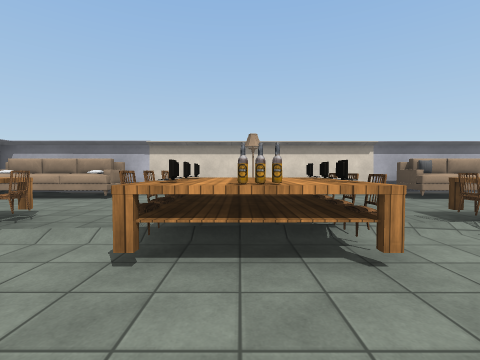
view 1 (above)

23 first-person views from a walk through a 3-D level made in the Unity game engine. The camera is 1.4 m above the floor, tilts 2° down and sees 85° across. Doors are open. The floor is counted in squares, 2 m on a side. Each view is taken from the middle of a square. On the plan, view 1 faces up. The plan holds only what a view shows up to about 9 squares ahead; the rest is blank. The place goes on beyond the plan. The player character is not drawn. Some surface patterns are stand-ins.

view 2
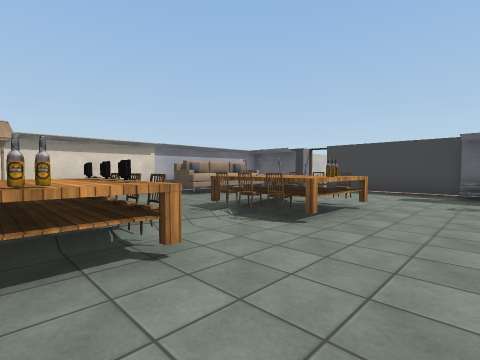

view 3
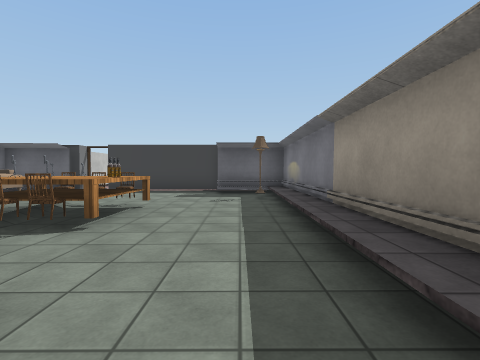

view 4
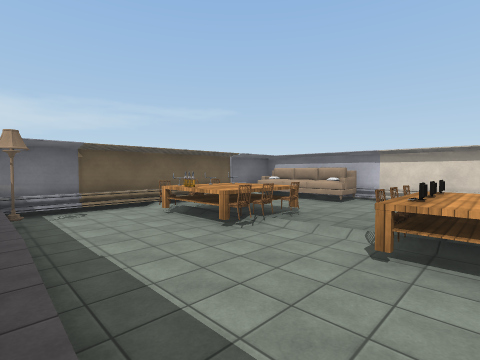

view 5
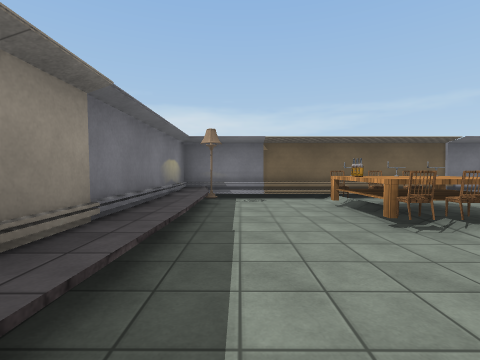

view 6
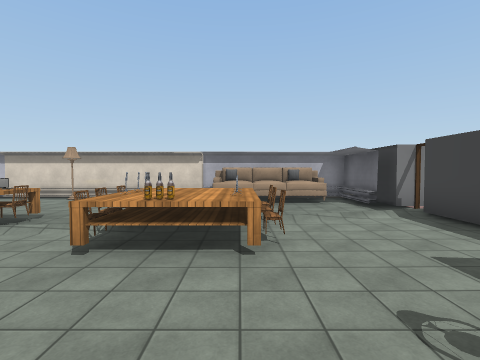

view 7
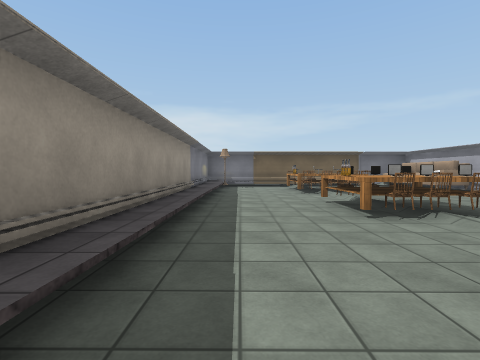

view 8
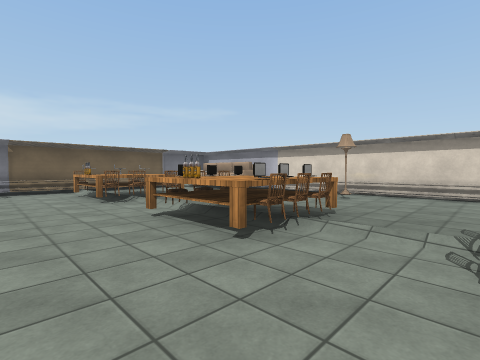

view 9
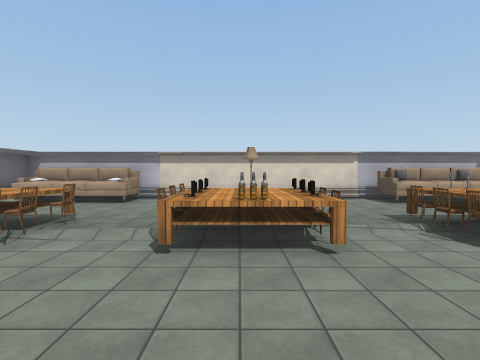

view 10
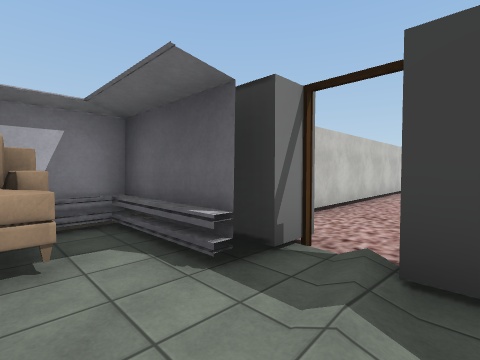

view 11
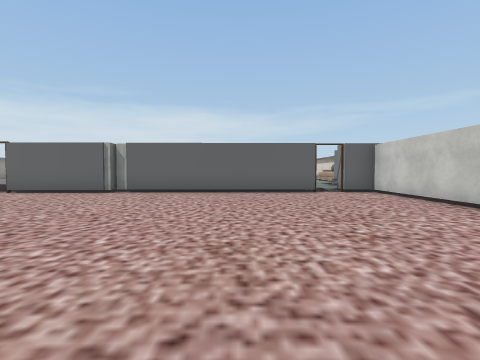

view 12
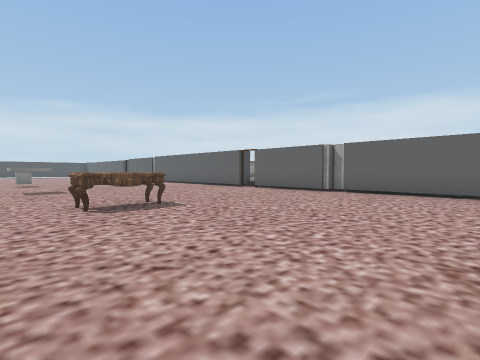

view 13
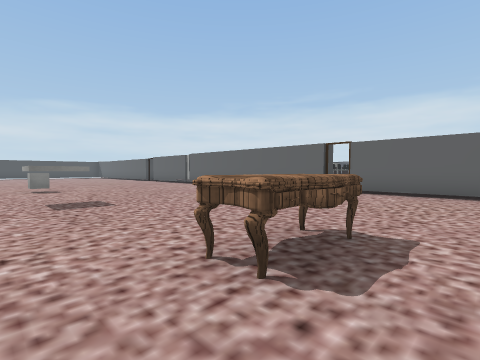

view 14
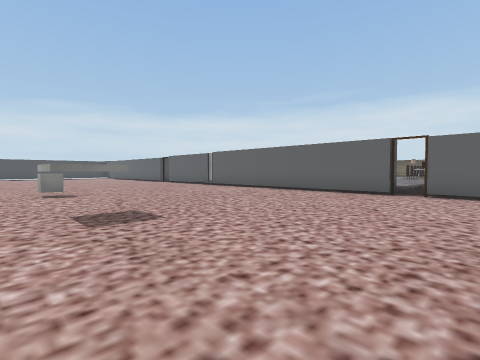

view 15
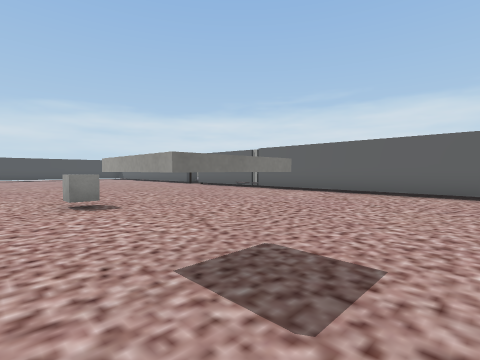

view 16
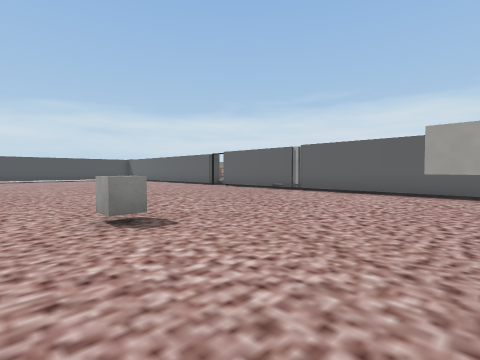

view 17
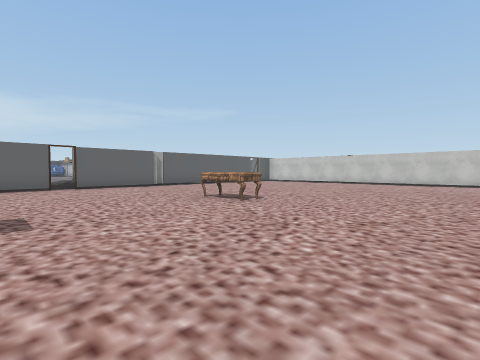

view 18
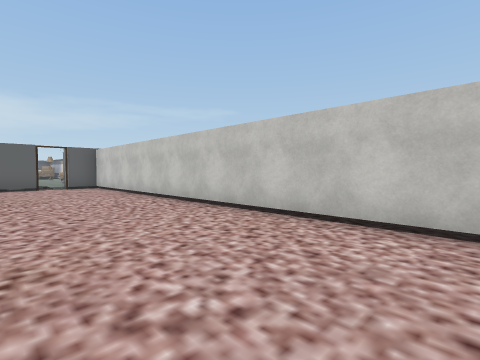

view 19
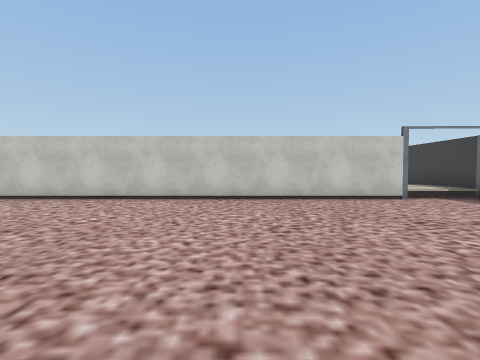

view 20
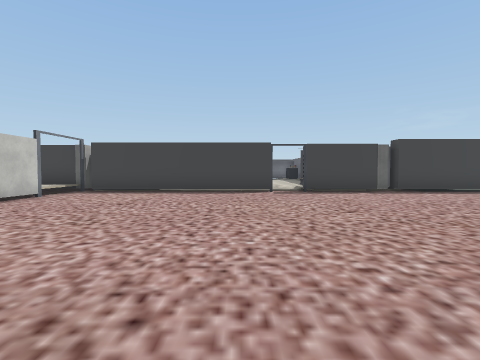

view 21
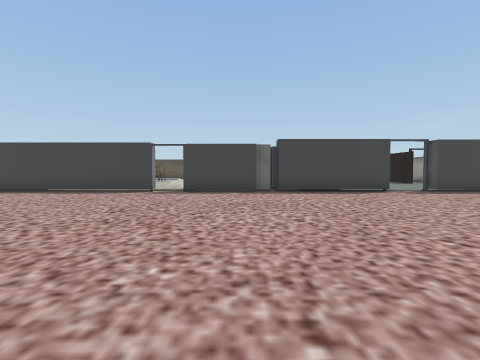

view 22
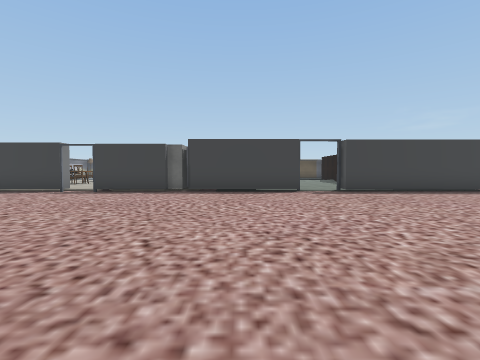

view 23
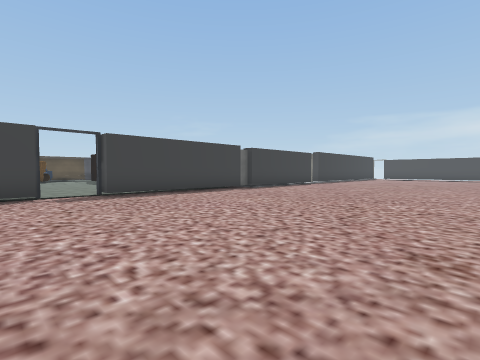

### Floor plan
Points are (right, up) in squares from view 1. A wall is a line through its corners. A room is listed if a view was taken in it or the views show most of it. See-through windows are left out.
Room 1 (views 1, 2, 3, 4, 5, 6, 7, 8, 9, 10)
walls: (4.5, 7.5) (-3.5, 7.4); (8.3, 5.4) (8.3, 7.5) (7.4, 7.5); (8.8, 0.7) (8.8, 4.5); (8.8, 5.4) (8.8, 6.4); (-6, 7.4) (-6.7, 7.4) (-6.7, 5.2); (-6.8, 6.1) (-6.8, -1.4); (8.4, -1.4) (8.4, 0.8); (-6.6, -1.4) (8.2, -1.4) (8.2, 0.7)
low walls: (4.3, 7.1) (3.8, 7.1); (-6.7, 2.4) (-6.7, 1.4); (-6.7, 3.7) (-6.7, 2.5); (-6.6, 1.2) (-6.6, -1.4); (8, -0.5) (7.9, 0.8); (8.3, 7.1) (7.5, 7.1)
ways out: open door at (9, 5) to room 2
objects: other object (-6, -1); other object (-6, 6) to (-6, 7); other object (-5, 2); other object (-5, 3); other object (-5, 4); other object (-5, 6) to (-5, 7); other object (-4, 2); other object (-4, 3) to (-4, 4); other object (-4, 6) to (-4, 7); other object (-3, 2); other object (-3, 3); other object (-3, 4); other object (-3, 7); other object (-2, 3); other object (-2, 4); other object (-1, 2); other object (-1, 3); other object (-1, 4); other object (0, 2); other object (0, 3) to (0, 4); other object (0, 6); other object (1, 2); other object (1, 3); other object (1, 4); other object (2, 3); other object (3, 1); other object (3, 3); other object (4, 2); other object (4, 2) to (5, 4); other object (5, 6) to (7, 7); other object (5, 7); other object (6, 2); other object (6, 3); other object (6, 4); other object (7, -1); other object (7, 7)
Room 2 (views 11, 12, 13, 14, 15, 16, 17, 18, 19, 20, 21, 22, 23)
walls: (16.2, -8.1) (17.3, -8.1) (17.3, -9.1); (9.2, -2.1) (9.8, -2.1) (9.8, -5.4); (9, -6.2) (9.8, -6.2) (9.8, -13.6); (27.7, -3.6) (27.7, -1.1); (28.1, -4.1) (28.1, -3.6); (27.6, -8.1) (27.7, -4.2); (27.7, -0.1) (27.7, 6); (19.7, 6.4) (9.5, 6.3) (9.5, 5.4); (9.5, 4.6) (9.5, -2.2); (26.2, 6.4) (21.4, 6.4); (27.6, -13.8) (27.6, -9.5)
ways out: open door at (9, 5) to room 1; opening at (19.5, 6.8); open door at (10, -6); open door at (15, 7); open door at (27, 6); open door at (28, -9); open door at (28, -0.5)
objects: other object (16, -4) to (16, -3); other object (17, -13)

Positions as (right, up) in squares from view 1, and headings:
1: (0, 0), facing up
2: (0, 0), facing up-right
3: (0, 0), facing right
4: (0, -1), facing up-left
5: (0, 0), facing left
6: (5, -1), facing up
7: (5, 0), facing left
8: (3, 0), facing up-left
9: (0, -1), facing up
10: (7, 4), facing up-right
11: (18, 2), facing left
12: (18, 2), facing down-left
13: (18, -2), facing down-left
14: (18, -4), facing down-left
15: (18, -7), facing down-left
16: (18, -9), facing down-left
17: (21, -8), facing up-left
18: (21, 3), facing up-left
19: (22, 0), facing up
20: (19, 1), facing right
21: (19, -3), facing right
22: (19, -6), facing right
23: (20, -7), facing down-right
